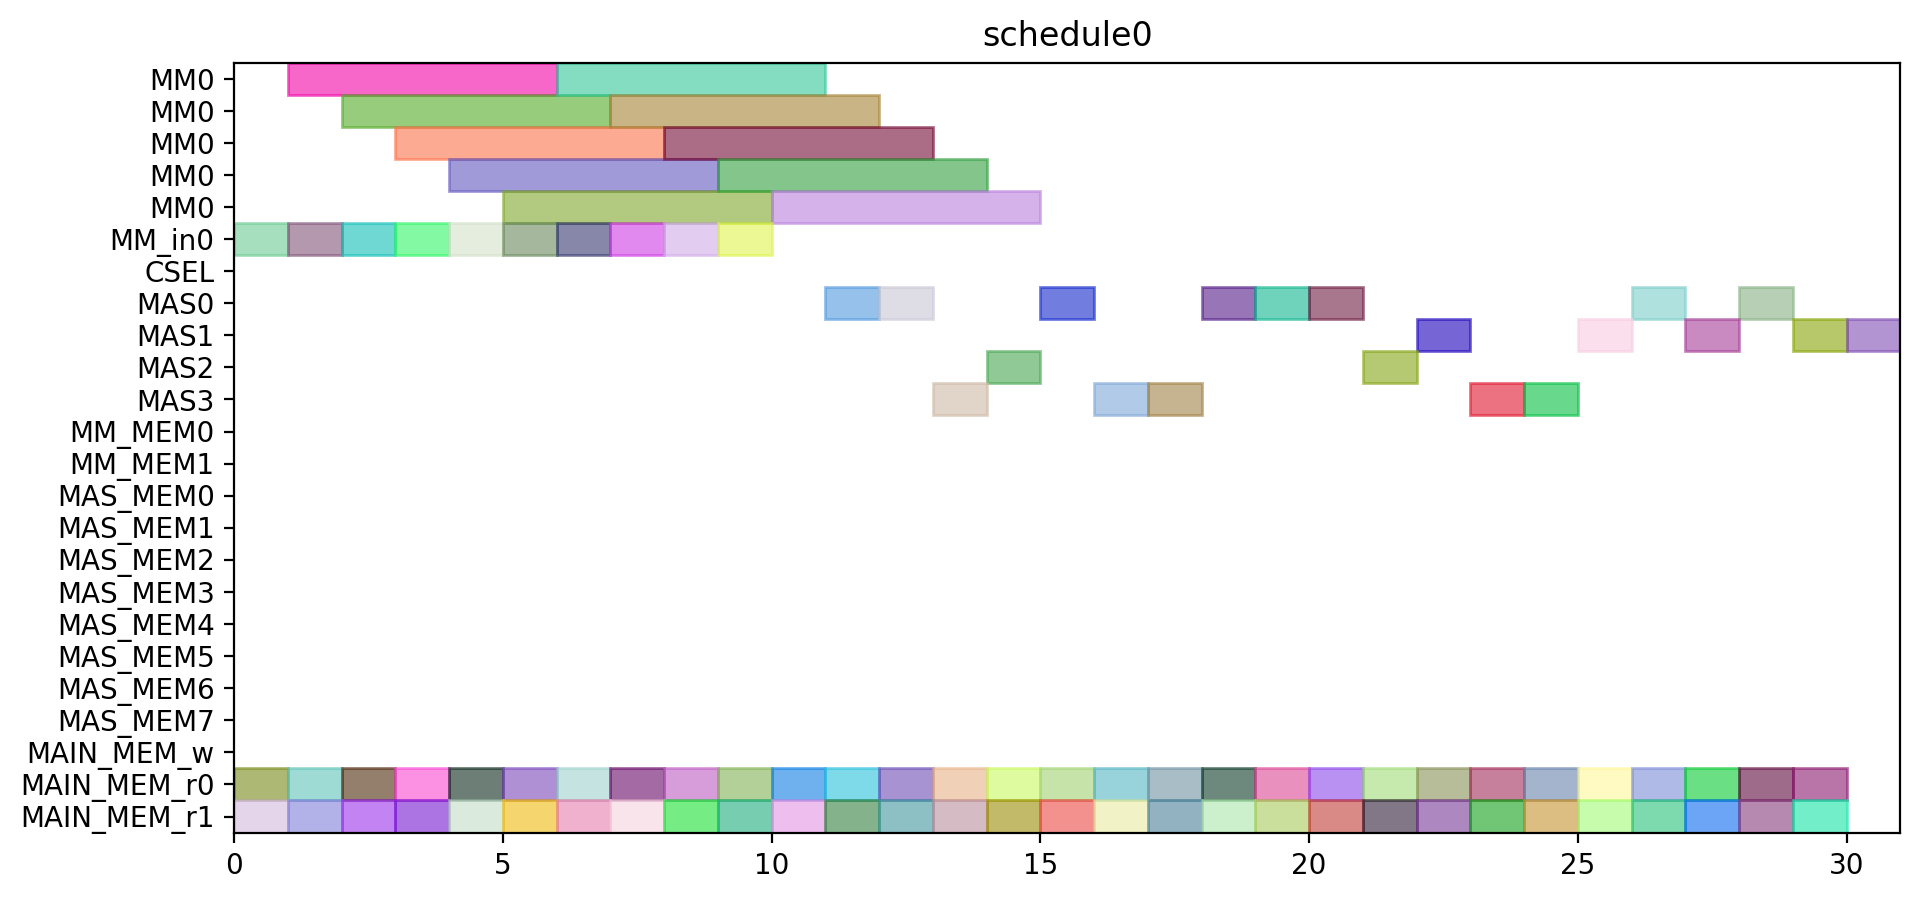

This figure's Python source:
from pyschedule import Scenario, solvers, plotters, alt


def solve():
	horizon = 131
	S = Scenario("schedule0", horizon=horizon)

	# resource
	MM = S.Resources('MM', num=1, size=5)
	MM_in = S.Resources('MM_in', num=1)
	CSEL = S.Resource('CSEL')
	MAS = S.Resources('MAS', num=4, size=1, periods=range(1, horizon))
	MM_MEM = S.Resources('MM_MEM', num=2)
	MAS_MEM = S.Resources('MAS_MEM', num=8)
	MAIN_MEM_w = S.Resource('MAIN_MEM_w', size=1)
	MAIN_MEM_r = S.Resources('MAIN_MEM_r', num=2)

	# result of previous scheduling

	# new tasks
	c_aa_a1_0 = S.Task('c_aa_a1_0', length=1, delay_cost=1)
	c_aa_a1_0 += alt(MAS)
	c_aa_a1_0_mem0 = S.Task('c_aa_a1_0_mem0', length=1, delay_cost=1)
	c_aa_a1_0_mem0 += MAIN_MEM_r[0]
	S += c_aa_a1_0_mem0 <= c_aa_a1_0

	c_aa_a1_0_mem1 = S.Task('c_aa_a1_0_mem1', length=1, delay_cost=1)
	c_aa_a1_0_mem1 += MAIN_MEM_r[1]
	S += c_aa_a1_0_mem1 <= c_aa_a1_0

	c_aa_a1_1 = S.Task('c_aa_a1_1', length=1, delay_cost=1)
	c_aa_a1_1 += alt(MAS)
	c_aa_a1_1_mem0 = S.Task('c_aa_a1_1_mem0', length=1, delay_cost=1)
	c_aa_a1_1_mem0 += MAIN_MEM_r[0]
	S += c_aa_a1_1_mem0 <= c_aa_a1_1

	c_aa_a1_1_mem1 = S.Task('c_aa_a1_1_mem1', length=1, delay_cost=1)
	c_aa_a1_1_mem1 += MAIN_MEM_r[1]
	S += c_aa_a1_1_mem1 <= c_aa_a1_1

	c_aa_t10 = S.Task('c_aa_t10', length=1, delay_cost=1)
	c_aa_t10 += alt(MAS)
	c_aa_t10_mem0 = S.Task('c_aa_t10_mem0', length=1, delay_cost=1)
	c_aa_t10_mem0 += MAIN_MEM_r[0]
	S += c_aa_t10_mem0 <= c_aa_t10

	c_aa_t10_mem1 = S.Task('c_aa_t10_mem1', length=1, delay_cost=1)
	c_aa_t10_mem1 += MAIN_MEM_r[1]
	S += c_aa_t10_mem1 <= c_aa_t10

	c_aa_t11 = S.Task('c_aa_t11', length=1, delay_cost=1)
	c_aa_t11 += alt(MAS)
	c_aa_t11_mem0 = S.Task('c_aa_t11_mem0', length=1, delay_cost=1)
	c_aa_t11_mem0 += MAIN_MEM_r[0]
	S += c_aa_t11_mem0 <= c_aa_t11

	c_aa_t11_mem1 = S.Task('c_aa_t11_mem1', length=1, delay_cost=1)
	c_aa_t11_mem1 += MAIN_MEM_r[1]
	S += c_aa_t11_mem1 <= c_aa_t11

	c_aa_t3_t0 = S.Task('c_aa_t3_t0', length=5, delay_cost=1)
	c_aa_t3_t0 += alt(MM)
	c_aa_t3_t0_in = S.Task('c_aa_t3_t0_in', length=1, delay_cost=1)
	c_aa_t3_t0_in += alt(MM_in)
	S += c_aa_t3_t0_in*MM_in[0]<=c_aa_t3_t0*MM[0]
	c_aa_t3_t0_mem0 = S.Task('c_aa_t3_t0_mem0', length=1, delay_cost=1)
	c_aa_t3_t0_mem0 += MAIN_MEM_r[0]
	S += c_aa_t3_t0_mem0 <= c_aa_t3_t0

	c_aa_t3_t0_mem1 = S.Task('c_aa_t3_t0_mem1', length=1, delay_cost=1)
	c_aa_t3_t0_mem1 += MAIN_MEM_r[1]
	S += c_aa_t3_t0_mem1 <= c_aa_t3_t0

	c_aa_t3_t1 = S.Task('c_aa_t3_t1', length=5, delay_cost=1)
	c_aa_t3_t1 += alt(MM)
	c_aa_t3_t1_in = S.Task('c_aa_t3_t1_in', length=1, delay_cost=1)
	c_aa_t3_t1_in += alt(MM_in)
	S += c_aa_t3_t1_in*MM_in[0]<=c_aa_t3_t1*MM[0]
	c_aa_t3_t1_mem0 = S.Task('c_aa_t3_t1_mem0', length=1, delay_cost=1)
	c_aa_t3_t1_mem0 += MAIN_MEM_r[0]
	S += c_aa_t3_t1_mem0 <= c_aa_t3_t1

	c_aa_t3_t1_mem1 = S.Task('c_aa_t3_t1_mem1', length=1, delay_cost=1)
	c_aa_t3_t1_mem1 += MAIN_MEM_r[1]
	S += c_aa_t3_t1_mem1 <= c_aa_t3_t1

	c_aa_t3_t2 = S.Task('c_aa_t3_t2', length=1, delay_cost=1)
	c_aa_t3_t2 += alt(MAS)
	c_aa_t3_t2_mem0 = S.Task('c_aa_t3_t2_mem0', length=1, delay_cost=1)
	c_aa_t3_t2_mem0 += MAIN_MEM_r[0]
	S += c_aa_t3_t2_mem0 <= c_aa_t3_t2

	c_aa_t3_t2_mem1 = S.Task('c_aa_t3_t2_mem1', length=1, delay_cost=1)
	c_aa_t3_t2_mem1 += MAIN_MEM_r[1]
	S += c_aa_t3_t2_mem1 <= c_aa_t3_t2

	c_aa_t3_t3 = S.Task('c_aa_t3_t3', length=1, delay_cost=1)
	c_aa_t3_t3 += alt(MAS)
	c_aa_t3_t3_mem0 = S.Task('c_aa_t3_t3_mem0', length=1, delay_cost=1)
	c_aa_t3_t3_mem0 += MAIN_MEM_r[0]
	S += c_aa_t3_t3_mem0 <= c_aa_t3_t3

	c_aa_t3_t3_mem1 = S.Task('c_aa_t3_t3_mem1', length=1, delay_cost=1)
	c_aa_t3_t3_mem1 += MAIN_MEM_r[1]
	S += c_aa_t3_t3_mem1 <= c_aa_t3_t3

	c_bb_a1_0 = S.Task('c_bb_a1_0', length=1, delay_cost=1)
	c_bb_a1_0 += alt(MAS)
	c_bb_a1_0_mem0 = S.Task('c_bb_a1_0_mem0', length=1, delay_cost=1)
	c_bb_a1_0_mem0 += MAIN_MEM_r[0]
	S += c_bb_a1_0_mem0 <= c_bb_a1_0

	c_bb_a1_0_mem1 = S.Task('c_bb_a1_0_mem1', length=1, delay_cost=1)
	c_bb_a1_0_mem1 += MAIN_MEM_r[1]
	S += c_bb_a1_0_mem1 <= c_bb_a1_0

	c_bb_a1_1 = S.Task('c_bb_a1_1', length=1, delay_cost=1)
	c_bb_a1_1 += alt(MAS)
	c_bb_a1_1_mem0 = S.Task('c_bb_a1_1_mem0', length=1, delay_cost=1)
	c_bb_a1_1_mem0 += MAIN_MEM_r[0]
	S += c_bb_a1_1_mem0 <= c_bb_a1_1

	c_bb_a1_1_mem1 = S.Task('c_bb_a1_1_mem1', length=1, delay_cost=1)
	c_bb_a1_1_mem1 += MAIN_MEM_r[1]
	S += c_bb_a1_1_mem1 <= c_bb_a1_1

	c_bb_t10 = S.Task('c_bb_t10', length=1, delay_cost=1)
	c_bb_t10 += alt(MAS)
	c_bb_t10_mem0 = S.Task('c_bb_t10_mem0', length=1, delay_cost=1)
	c_bb_t10_mem0 += MAIN_MEM_r[0]
	S += c_bb_t10_mem0 <= c_bb_t10

	c_bb_t10_mem1 = S.Task('c_bb_t10_mem1', length=1, delay_cost=1)
	c_bb_t10_mem1 += MAIN_MEM_r[1]
	S += c_bb_t10_mem1 <= c_bb_t10

	c_bb_t11 = S.Task('c_bb_t11', length=1, delay_cost=1)
	c_bb_t11 += alt(MAS)
	c_bb_t11_mem0 = S.Task('c_bb_t11_mem0', length=1, delay_cost=1)
	c_bb_t11_mem0 += MAIN_MEM_r[0]
	S += c_bb_t11_mem0 <= c_bb_t11

	c_bb_t11_mem1 = S.Task('c_bb_t11_mem1', length=1, delay_cost=1)
	c_bb_t11_mem1 += MAIN_MEM_r[1]
	S += c_bb_t11_mem1 <= c_bb_t11

	c_bb_t3_t0 = S.Task('c_bb_t3_t0', length=5, delay_cost=1)
	c_bb_t3_t0 += alt(MM)
	c_bb_t3_t0_in = S.Task('c_bb_t3_t0_in', length=1, delay_cost=1)
	c_bb_t3_t0_in += alt(MM_in)
	S += c_bb_t3_t0_in*MM_in[0]<=c_bb_t3_t0*MM[0]
	c_bb_t3_t0_mem0 = S.Task('c_bb_t3_t0_mem0', length=1, delay_cost=1)
	c_bb_t3_t0_mem0 += MAIN_MEM_r[0]
	S += c_bb_t3_t0_mem0 <= c_bb_t3_t0

	c_bb_t3_t0_mem1 = S.Task('c_bb_t3_t0_mem1', length=1, delay_cost=1)
	c_bb_t3_t0_mem1 += MAIN_MEM_r[1]
	S += c_bb_t3_t0_mem1 <= c_bb_t3_t0

	c_bb_t3_t1 = S.Task('c_bb_t3_t1', length=5, delay_cost=1)
	c_bb_t3_t1 += alt(MM)
	c_bb_t3_t1_in = S.Task('c_bb_t3_t1_in', length=1, delay_cost=1)
	c_bb_t3_t1_in += alt(MM_in)
	S += c_bb_t3_t1_in*MM_in[0]<=c_bb_t3_t1*MM[0]
	c_bb_t3_t1_mem0 = S.Task('c_bb_t3_t1_mem0', length=1, delay_cost=1)
	c_bb_t3_t1_mem0 += MAIN_MEM_r[0]
	S += c_bb_t3_t1_mem0 <= c_bb_t3_t1

	c_bb_t3_t1_mem1 = S.Task('c_bb_t3_t1_mem1', length=1, delay_cost=1)
	c_bb_t3_t1_mem1 += MAIN_MEM_r[1]
	S += c_bb_t3_t1_mem1 <= c_bb_t3_t1

	c_bb_t3_t2 = S.Task('c_bb_t3_t2', length=1, delay_cost=1)
	c_bb_t3_t2 += alt(MAS)
	c_bb_t3_t2_mem0 = S.Task('c_bb_t3_t2_mem0', length=1, delay_cost=1)
	c_bb_t3_t2_mem0 += MAIN_MEM_r[0]
	S += c_bb_t3_t2_mem0 <= c_bb_t3_t2

	c_bb_t3_t2_mem1 = S.Task('c_bb_t3_t2_mem1', length=1, delay_cost=1)
	c_bb_t3_t2_mem1 += MAIN_MEM_r[1]
	S += c_bb_t3_t2_mem1 <= c_bb_t3_t2

	c_bb_t3_t3 = S.Task('c_bb_t3_t3', length=1, delay_cost=1)
	c_bb_t3_t3 += alt(MAS)
	c_bb_t3_t3_mem0 = S.Task('c_bb_t3_t3_mem0', length=1, delay_cost=1)
	c_bb_t3_t3_mem0 += MAIN_MEM_r[0]
	S += c_bb_t3_t3_mem0 <= c_bb_t3_t3

	c_bb_t3_t3_mem1 = S.Task('c_bb_t3_t3_mem1', length=1, delay_cost=1)
	c_bb_t3_t3_mem1 += MAIN_MEM_r[1]
	S += c_bb_t3_t3_mem1 <= c_bb_t3_t3

	c_cc_a1_0 = S.Task('c_cc_a1_0', length=1, delay_cost=1)
	c_cc_a1_0 += alt(MAS)
	c_cc_a1_0_mem0 = S.Task('c_cc_a1_0_mem0', length=1, delay_cost=1)
	c_cc_a1_0_mem0 += MAIN_MEM_r[0]
	S += c_cc_a1_0_mem0 <= c_cc_a1_0

	c_cc_a1_0_mem1 = S.Task('c_cc_a1_0_mem1', length=1, delay_cost=1)
	c_cc_a1_0_mem1 += MAIN_MEM_r[1]
	S += c_cc_a1_0_mem1 <= c_cc_a1_0

	c_cc_a1_1 = S.Task('c_cc_a1_1', length=1, delay_cost=1)
	c_cc_a1_1 += alt(MAS)
	c_cc_a1_1_mem0 = S.Task('c_cc_a1_1_mem0', length=1, delay_cost=1)
	c_cc_a1_1_mem0 += MAIN_MEM_r[0]
	S += c_cc_a1_1_mem0 <= c_cc_a1_1

	c_cc_a1_1_mem1 = S.Task('c_cc_a1_1_mem1', length=1, delay_cost=1)
	c_cc_a1_1_mem1 += MAIN_MEM_r[1]
	S += c_cc_a1_1_mem1 <= c_cc_a1_1

	c_cc_t10 = S.Task('c_cc_t10', length=1, delay_cost=1)
	c_cc_t10 += alt(MAS)
	c_cc_t10_mem0 = S.Task('c_cc_t10_mem0', length=1, delay_cost=1)
	c_cc_t10_mem0 += MAIN_MEM_r[0]
	S += c_cc_t10_mem0 <= c_cc_t10

	c_cc_t10_mem1 = S.Task('c_cc_t10_mem1', length=1, delay_cost=1)
	c_cc_t10_mem1 += MAIN_MEM_r[1]
	S += c_cc_t10_mem1 <= c_cc_t10

	c_cc_t11 = S.Task('c_cc_t11', length=1, delay_cost=1)
	c_cc_t11 += alt(MAS)
	c_cc_t11_mem0 = S.Task('c_cc_t11_mem0', length=1, delay_cost=1)
	c_cc_t11_mem0 += MAIN_MEM_r[0]
	S += c_cc_t11_mem0 <= c_cc_t11

	c_cc_t11_mem1 = S.Task('c_cc_t11_mem1', length=1, delay_cost=1)
	c_cc_t11_mem1 += MAIN_MEM_r[1]
	S += c_cc_t11_mem1 <= c_cc_t11

	c_cc_t3_t0 = S.Task('c_cc_t3_t0', length=5, delay_cost=1)
	c_cc_t3_t0 += alt(MM)
	c_cc_t3_t0_in = S.Task('c_cc_t3_t0_in', length=1, delay_cost=1)
	c_cc_t3_t0_in += alt(MM_in)
	S += c_cc_t3_t0_in*MM_in[0]<=c_cc_t3_t0*MM[0]
	c_cc_t3_t0_mem0 = S.Task('c_cc_t3_t0_mem0', length=1, delay_cost=1)
	c_cc_t3_t0_mem0 += MAIN_MEM_r[0]
	S += c_cc_t3_t0_mem0 <= c_cc_t3_t0

	c_cc_t3_t0_mem1 = S.Task('c_cc_t3_t0_mem1', length=1, delay_cost=1)
	c_cc_t3_t0_mem1 += MAIN_MEM_r[1]
	S += c_cc_t3_t0_mem1 <= c_cc_t3_t0

	c_cc_t3_t1 = S.Task('c_cc_t3_t1', length=5, delay_cost=1)
	c_cc_t3_t1 += alt(MM)
	c_cc_t3_t1_in = S.Task('c_cc_t3_t1_in', length=1, delay_cost=1)
	c_cc_t3_t1_in += alt(MM_in)
	S += c_cc_t3_t1_in*MM_in[0]<=c_cc_t3_t1*MM[0]
	c_cc_t3_t1_mem0 = S.Task('c_cc_t3_t1_mem0', length=1, delay_cost=1)
	c_cc_t3_t1_mem0 += MAIN_MEM_r[0]
	S += c_cc_t3_t1_mem0 <= c_cc_t3_t1

	c_cc_t3_t1_mem1 = S.Task('c_cc_t3_t1_mem1', length=1, delay_cost=1)
	c_cc_t3_t1_mem1 += MAIN_MEM_r[1]
	S += c_cc_t3_t1_mem1 <= c_cc_t3_t1

	c_cc_t3_t2 = S.Task('c_cc_t3_t2', length=1, delay_cost=1)
	c_cc_t3_t2 += alt(MAS)
	c_cc_t3_t2_mem0 = S.Task('c_cc_t3_t2_mem0', length=1, delay_cost=1)
	c_cc_t3_t2_mem0 += MAIN_MEM_r[0]
	S += c_cc_t3_t2_mem0 <= c_cc_t3_t2

	c_cc_t3_t2_mem1 = S.Task('c_cc_t3_t2_mem1', length=1, delay_cost=1)
	c_cc_t3_t2_mem1 += MAIN_MEM_r[1]
	S += c_cc_t3_t2_mem1 <= c_cc_t3_t2

	c_cc_t3_t3 = S.Task('c_cc_t3_t3', length=1, delay_cost=1)
	c_cc_t3_t3 += alt(MAS)
	c_cc_t3_t3_mem0 = S.Task('c_cc_t3_t3_mem0', length=1, delay_cost=1)
	c_cc_t3_t3_mem0 += MAIN_MEM_r[0]
	S += c_cc_t3_t3_mem0 <= c_cc_t3_t3

	c_cc_t3_t3_mem1 = S.Task('c_cc_t3_t3_mem1', length=1, delay_cost=1)
	c_cc_t3_t3_mem1 += MAIN_MEM_r[1]
	S += c_cc_t3_t3_mem1 <= c_cc_t3_t3

	c_ab_t0_t0 = S.Task('c_ab_t0_t0', length=5, delay_cost=1)
	c_ab_t0_t0 += alt(MM)
	c_ab_t0_t0_in = S.Task('c_ab_t0_t0_in', length=1, delay_cost=1)
	c_ab_t0_t0_in += alt(MM_in)
	S += c_ab_t0_t0_in*MM_in[0]<=c_ab_t0_t0*MM[0]
	c_ab_t0_t0_mem0 = S.Task('c_ab_t0_t0_mem0', length=1, delay_cost=1)
	c_ab_t0_t0_mem0 += MAIN_MEM_r[0]
	S += c_ab_t0_t0_mem0 <= c_ab_t0_t0

	c_ab_t0_t0_mem1 = S.Task('c_ab_t0_t0_mem1', length=1, delay_cost=1)
	c_ab_t0_t0_mem1 += MAIN_MEM_r[1]
	S += c_ab_t0_t0_mem1 <= c_ab_t0_t0

	c_ab_t0_t1 = S.Task('c_ab_t0_t1', length=5, delay_cost=1)
	c_ab_t0_t1 += alt(MM)
	c_ab_t0_t1_in = S.Task('c_ab_t0_t1_in', length=1, delay_cost=1)
	c_ab_t0_t1_in += alt(MM_in)
	S += c_ab_t0_t1_in*MM_in[0]<=c_ab_t0_t1*MM[0]
	c_ab_t0_t1_mem0 = S.Task('c_ab_t0_t1_mem0', length=1, delay_cost=1)
	c_ab_t0_t1_mem0 += MAIN_MEM_r[0]
	S += c_ab_t0_t1_mem0 <= c_ab_t0_t1

	c_ab_t0_t1_mem1 = S.Task('c_ab_t0_t1_mem1', length=1, delay_cost=1)
	c_ab_t0_t1_mem1 += MAIN_MEM_r[1]
	S += c_ab_t0_t1_mem1 <= c_ab_t0_t1

	c_ab_t0_t2 = S.Task('c_ab_t0_t2', length=1, delay_cost=1)
	c_ab_t0_t2 += alt(MAS)
	c_ab_t0_t2_mem0 = S.Task('c_ab_t0_t2_mem0', length=1, delay_cost=1)
	c_ab_t0_t2_mem0 += MAIN_MEM_r[0]
	S += c_ab_t0_t2_mem0 <= c_ab_t0_t2

	c_ab_t0_t2_mem1 = S.Task('c_ab_t0_t2_mem1', length=1, delay_cost=1)
	c_ab_t0_t2_mem1 += MAIN_MEM_r[1]
	S += c_ab_t0_t2_mem1 <= c_ab_t0_t2

	c_ab_t0_t3 = S.Task('c_ab_t0_t3', length=1, delay_cost=1)
	c_ab_t0_t3 += alt(MAS)
	c_ab_t0_t3_mem0 = S.Task('c_ab_t0_t3_mem0', length=1, delay_cost=1)
	c_ab_t0_t3_mem0 += MAIN_MEM_r[0]
	S += c_ab_t0_t3_mem0 <= c_ab_t0_t3

	c_ab_t0_t3_mem1 = S.Task('c_ab_t0_t3_mem1', length=1, delay_cost=1)
	c_ab_t0_t3_mem1 += MAIN_MEM_r[1]
	S += c_ab_t0_t3_mem1 <= c_ab_t0_t3

	c_ab_t1_t0 = S.Task('c_ab_t1_t0', length=5, delay_cost=1)
	c_ab_t1_t0 += alt(MM)
	c_ab_t1_t0_in = S.Task('c_ab_t1_t0_in', length=1, delay_cost=1)
	c_ab_t1_t0_in += alt(MM_in)
	S += c_ab_t1_t0_in*MM_in[0]<=c_ab_t1_t0*MM[0]
	c_ab_t1_t0_mem0 = S.Task('c_ab_t1_t0_mem0', length=1, delay_cost=1)
	c_ab_t1_t0_mem0 += MAIN_MEM_r[0]
	S += c_ab_t1_t0_mem0 <= c_ab_t1_t0

	c_ab_t1_t0_mem1 = S.Task('c_ab_t1_t0_mem1', length=1, delay_cost=1)
	c_ab_t1_t0_mem1 += MAIN_MEM_r[1]
	S += c_ab_t1_t0_mem1 <= c_ab_t1_t0

	c_ab_t1_t1 = S.Task('c_ab_t1_t1', length=5, delay_cost=1)
	c_ab_t1_t1 += alt(MM)
	c_ab_t1_t1_in = S.Task('c_ab_t1_t1_in', length=1, delay_cost=1)
	c_ab_t1_t1_in += alt(MM_in)
	S += c_ab_t1_t1_in*MM_in[0]<=c_ab_t1_t1*MM[0]
	c_ab_t1_t1_mem0 = S.Task('c_ab_t1_t1_mem0', length=1, delay_cost=1)
	c_ab_t1_t1_mem0 += MAIN_MEM_r[0]
	S += c_ab_t1_t1_mem0 <= c_ab_t1_t1

	c_ab_t1_t1_mem1 = S.Task('c_ab_t1_t1_mem1', length=1, delay_cost=1)
	c_ab_t1_t1_mem1 += MAIN_MEM_r[1]
	S += c_ab_t1_t1_mem1 <= c_ab_t1_t1

	solvers.mip.solve(S,msg=1,kind='CPLEX',ratio_gap=1.01)

	solution = [['hoge']*len(S.solution()[1]) for i in range(len(S.solution()))]
	for i in range(len(S.solution())):
		for j in range(len(S.solution()[i])):
			solution[i][j]=str(S.solution()[i][j])
	print(solution)

	cycles = int(solution[-1][3])

	pic_file_name = "/home/mfukuda/ABE/multiRAM_multiMAS_16mux/scheduling_result/stage5MM1_stage1MAS4/FP12_INV_BEFORE_FPINV/schedule0.png"
	if(S.solution() != []):
		plotters.matplotlib.plot(S,img_filename=pic_file_name, show_task_labels=False, fig_size=(cycles*0.25+3, 5))

	return solution
